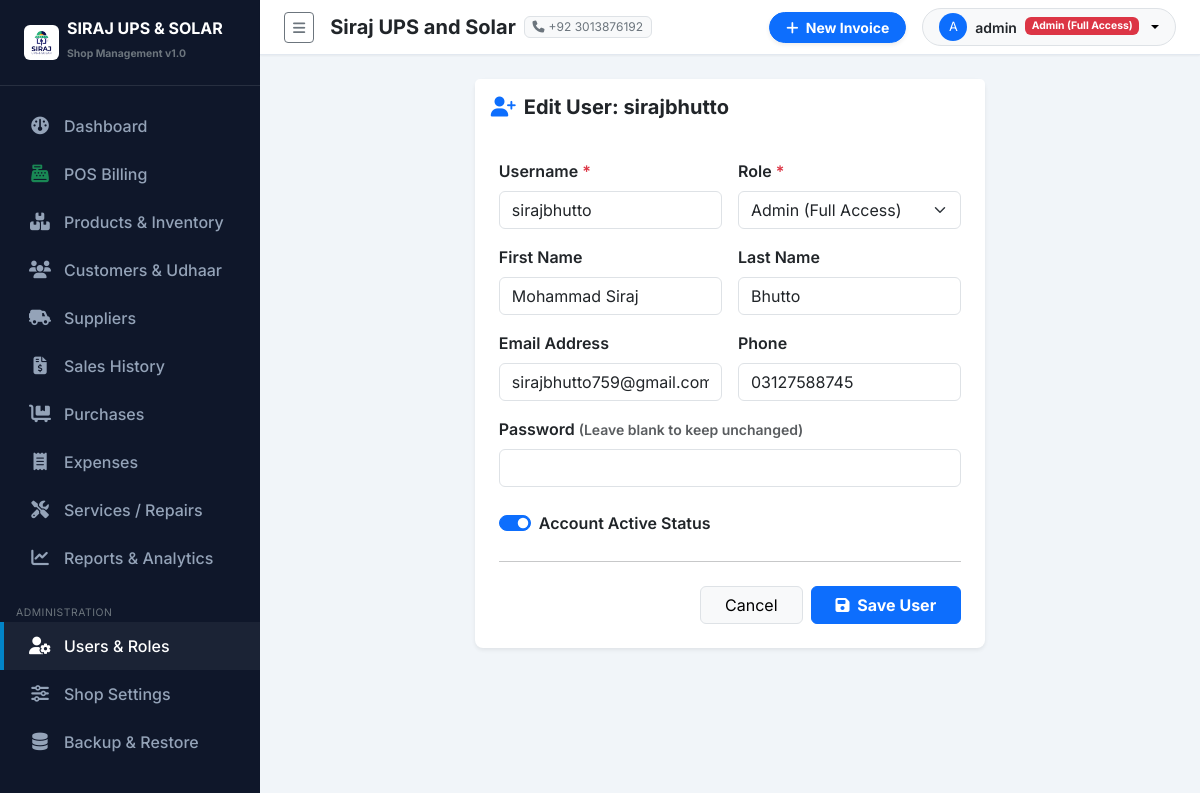
The app's page /accounts/users/2/edit/ (signed in) with its own data.
### purchases/settings_app/models.py (models this page shows, shortened)
class ShopSettings(models.Model):
    shop_name = models.CharField(max_length=200, default="Siraj UPS and Solar")
    subtitle = models.CharField(max_length=255, default="UPS | Solar Systems | Batteries | Inverters | Accessories")
    address = models.TextField(default="Main Market, Shop #12, City Center")
    phone = models.CharField(max_length=50, default="+92 300 1234567")
    whatsapp = models.CharField(max_length=50, default="+92 300 1234567")
    email = models.EmailField(default="contact@sirajupssolar.com", blank=True)
    ntn_number = models.CharField(max_length=50, blank=True, help_text="NTN / Tax Number")
    invoice_footer = models.TextField(default="Thank you for choosing Siraj UPS and Solar! Goods once sold are non-refundable after 7 days.")
    logo = models.ImageField(upload_to='shop_logo/', blank=True, null=True)
    class Meta:
        verbose_name = "Shop Setting"
        verbose_name_plural = "Shop Settings"
    @classmethod
    def get_settings(cls):
        obj, created = cls.objects.get_or_create(id=1)
        return obj

### accounts/models.py (models this page shows, shortened)
class UserProfile(models.Model):
    ROLE_ADMIN = 'ADMIN'
    ROLE_STAFF = 'STAFF'
    ROLE_CHOICES = [
        (ROLE_ADMIN, 'Admin (Full Access)'),
        (ROLE_STAFF, 'Staff / Cashier'),
    ]
    user = models.OneToOneField(User, on_delete=models.CASCADE, related_name='profile')
    role = models.CharField(max_length=20, choices=ROLE_CHOICES, default=ROLE_STAFF)
    phone = models.CharField(max_length=30, blank=True)
    address = models.CharField(max_length=255, blank=True)
    is_active_staff = models.BooleanField(default=True)
    def is_admin(self):
        return self.role == self.ROLE_ADMIN or self.user.is_superuser

### accounts/views.py (the view)
# urls.py: path('users/<int:user_id>/edit/', views.user_edit, name='user_edit'),
@login_required
@admin_required
def user_edit(request, user_id):
    user_obj = get_object_or_404(User, id=user_id)
    if request.method == 'POST':
        form = UserEditForm(request.POST, instance=user_obj)
        if form.is_valid():
            form.save()
            messages.success(request, f"User '{user_obj.username}' updated successfully!")
            return redirect('accounts:user_list')
    else:
        form = UserEditForm(instance=user_obj)
    return render(request, 'accounts/user_form.html', {'form': form, 'title': f'Edit User: {user_obj.username}'})

### templates/accounts/user_form.html (shortened to what this page needs)
{% extends 'base.html' %}
{% block content %}
<div class="row justify-content-center">
    <div class="col-md-7">
        <div class="card border-0 shadow-sm rounded-3">
            <div class="card-header bg-white py-3 border-0">
                <h5 class="fw-bold mb-0 text-dark"><i class="fa-solid fa-user-plus me-2 text-primary"></i>{{ title }}</h5>
            </div>
            <div class="card-body p-4">
                <form method="post">
                    <div class="row g-3">
                        <div class="col-md-6">
                            <label class="form-label fw-semibold">Username <span class="text-danger">*</span></label>
                            {{ form.username }}
                        </div>
                        <div class="col-md-6">
                            <label class="form-label fw-semibold">Role <span class="text-danger">*</span></label>
                            {{ form.role }}
                        </div>
                        <div class="col-md-6">
                            <label class="form-label fw-semibold">First Name</label>
                            {{ form.first_name }}
                        </div>
                        <div class="col-md-6">
                            <label class="form-label fw-semibold">Last Name</label>
                            {{ form.last_name }}
                        </div>
                        <div class="col-md-6">
                            <label class="form-label fw-semibold">Email Address</label>
                            {{ form.email }}
                        </div>
                        <div class="col-md-6">
                            <label class="form-label fw-semibold">Phone</label>
                            {{ form.phone }}
                        </div>
                        <div class="col-md-12">
                            <label class="form-label fw-semibold">Password {% if 'Edit' in title %}<small class="text-muted">(Leave blank to keep unchanged)</small>{% else %}<span class="text-danger">*</span>{% endif %}</label>
                            {{ form.password }}
                        </div>
                        {% if form.is_active %}
                        <div class="col-md-12">
                            <div class="form-check form-switch mt-2">
                                {{ form.is_active }}
                                <label class="form-check-label fw-semibold">Account Active Status</label>
                            </div>
                        </div>
                        {% endif %}
                    </div>
                    <hr class="my-4">
                    <div class="d-flex justify-content-end gap-2">
                        <a href="{% url 'accounts:user_list' %}" class="btn btn-light border px-4">Cancel</a>
                        <button type="submit" class="btn btn-primary px-4 fw-bold"><i class="fa-solid fa-save me-1"></i> Save User</button>
                    </div>
                </form>
            </div>
        </div>
    </div>
</div>
{% endblock %}

### templates/sidebar.html (shortened to what this page needs)
{% load static %}
<div id="sidebar-wrapper">
    <div class="sidebar-heading d-flex align-items-center gap-2">
        {% if shop_settings and shop_settings.logo %}
            <img src="{{ shop_settings.logo.url }}" alt="Logo" style="max-height: 35px;" class="rounded">
        {% else %}
            <i class="fa-solid fa-bolt text-warning fs-4"></i>
        {% endif %}
        <div>
            <div class="lh-1 text-white fs-6">SIRAJ UPS & SOLAR</div>
            <small class="text-secondary style-sub" style="font-size: 0.65rem;">Shop Management v1.0</small>
        </div>
    </div>
    <div class="sidebar-nav">
        <a href="{% url 'dashboard:index' %}" class="nav-link {% if request.resolver_match.app_name == 'dashboard' %}active{% endif %}">
            <i class="fa-solid fa-gauge"></i> Dashboard
        </a>
        <a href="{% url 'sales:pos_billing' %}" class="nav-link {% if request.resolver_match.url_name == 'pos_billing' %}active{% endif %}">
            <i class="fa-solid fa-cash-register text-success"></i> POS Billing
        </a>
        <a href="{% url 'products:product_list' %}" class="nav-link {% if request.resolver_match.app_name == 'products' %}active{% endif %}">
            <i class="fa-solid fa-boxes-stacked"></i> Products & Inventory
        </a>
        <a href="{% url 'customers:customer_list' %}" class="nav-link {% if request.resolver_match.app_name == 'customers' %}active{% endif %}">
            <i class="fa-solid fa-users"></i> Customers & Udhaar
        </a>
        <a href="{% url 'suppliers:supplier_list' %}" class="nav-link {% if request.resolver_match.app_name == 'suppliers' %}active{% endif %}">
            <i class="fa-solid fa-truck-field"></i> Suppliers
        </a>
        <a href="{% url 'sales:sale_list' %}" class="nav-link {% if request.resolver_match.app_name == 'sales' and request.resolver_match.url_name != 'pos_billing' %}active{% endif %}">
            <i class="fa-solid fa-file-invoice-dollar"></i> Sales History
        </a>
        <a href="{% url 'purchases:purchase_list' %}" class="nav-link {% if request.resolver_match.app_name == 'purchases' %}active{% endif %}">
            <i class="fa-solid fa-cart-flatbed"></i> Purchases
        </a>
        <a href="{% url 'expenses:expense_list' %}" class="nav-link {% if request.resolver_match.app_name == 'expenses' %}active{% endif %}">
            <i class="fa-solid fa-receipt"></i> Expenses
        </a>
        <a href="{% url 'services:service_list' %}" class="nav-link {% if request.resolver_match.app_name == 'services' %}active{% endif %}">
            <i class="fa-solid fa-screwdriver-wrench"></i> Services / Repairs
        </a>
        <a href="{% url 'reports:index' %}" class="nav-link {% if request.resolver_match.app_name == 'reports' %}active{% endif %}">
            <i class="fa-solid fa-chart-line"></i> Reports & Analytics
        </a>
        {% if user.profile.is_admin %}
        <small class="text-uppercase text-secondary px-3 style-sub" style="font-size: 0.65rem; letter-spacing: 0.05em;">Administration</small>
        <a href="{% url 'accounts:user_list' %}" class="nav-link {% if request.resolver_match.app_name == 'accounts' %}active{% endif %}">
            <i class="fa-solid fa-user-gear"></i> Users & Roles
        </a>
        <a href="{% url 'settings_app:shop_settings' %}" class="nav-link {% if request.resolver_match.app_name == 'settings_app' and request.resolver_match.url_name == 'shop_settings' %}active{% endif %}">
            <i class="fa-solid fa-sliders"></i> Shop Settings
        </a>
        <a href="{% url 'settings_app:backup_restore' %}" class="nav-link {% if request.resolver_match.url_name == 'backup_restore' %}active{% endif %}">
            <i class="fa-solid fa-database"></i> Backup & Restore
        </a>
        {% endif %}
    </div>
</div>

### templates/navbar.html (shortened to what this page needs)
{% load static %}
<nav class="navbar navbar-expand-lg top-navbar px-4 py-2">
    <div class="container-fluid p-0">
        <button class="btn btn-sm btn-outline-secondary me-3" id="sidebarToggle">
            <i class="fa-solid fa-bars"></i>
        </button>
        <div class="d-none d-md-flex align-items-center gap-2 me-auto">
            <span class="fw-bold text-dark fs-5">{{ shop_settings.shop_name }}</span>
            <span class="badge bg-light text-secondary border fw-normal"><i class="fa-solid fa-phone me-1"></i>{{ shop_settings.phone }}</span>
        </div>
        <div class="d-flex align-items-center gap-3">
            <a href="{% url 'sales:pos_billing' %}" class="btn btn-primary btn-sm px-3 fw-bold rounded-pill shadow-sm">
                <i class="fa-solid fa-plus me-1"></i> New Invoice
            </a>
            <div class="dropdown">
                <button class="btn btn-light btn-sm dropdown-toggle d-flex align-items-center gap-2 border rounded-pill px-3" type="button" data-bs-toggle="dropdown">
                    <div class="bg-primary text-white rounded-circle d-flex align-items-center justify-content-center" style="width: 28px; height: 28px; font-size: 0.8rem;">
                        {{ user.username|first|upper }}
                    </div>
                    <span class="fw-semibold text-dark">{{ user.username }}</span>
                    <span class="badge {% if user.profile.is_admin %}bg-danger{% else %}bg-info text-dark{% endif %}" style="font-size: 0.65rem;">
                        {{ user.profile.get_role_display }}
                    </span>
                </button>
            </div>
        </div>
    </div>
</nav>

### purchases/static/css/custom.css (style rules this page uses)
:root { --primary-color: #0284c7; --primary-hover: #0369a1; --dark-bg: #0f172a; --dark-surface: #1e293b; --light-bg: #f8fafc; --card-shadow: 0 4px 6px -1px rgba(0, 0, 0, 0.05), 0 2px 4px -1px rgba(0, 0, 0, 0.03); --border-color: #e2e8f0; }
body { font-family: 'Inter', sans-serif; background-color: #f1f5f9; color: #334155; overflow-x: hidden; }
#sidebar-wrapper { min-height: 100vh; width: 260px; background-color: var(--dark-bg); color: #f8fafc; transition: margin 0.25s ease-out; }
#sidebar-wrapper .sidebar-heading { padding: 1.25rem 1.5rem; font-size: 1.2rem; font-weight: 700; color: #ffffff; border-bottom: 1px solid rgba(255, 255, 255, 0.1); }
.sidebar-nav { padding: 1rem 0; }
.sidebar-nav .nav-link { padding: 0.75rem 1.5rem; color: #94a3b8; font-weight: 500; display: flex; align-items: center; gap: 0.75rem; transition: all 0.2s ease-in-out; border-left: 4px solid transparent; }
.sidebar-nav .nav-link:hover, .sidebar-nav .nav-link.active { color: #ffffff; background-color: rgba(255, 255, 255, 0.05); border-left-color: var(--primary-color); }
.sidebar-nav .nav-link i { font-size: 1.1rem; width: 24px; text-align: center; }
.top-navbar { background-color: #ffffff; border-bottom: 1px solid var(--border-color); box-shadow: 0 1px 2px 0 rgba(0, 0, 0, 0.05); }

### records on screen
ShopSettings: logo (picture), shop_name "Siraj UPS and Solar", phone "+92 3013876192"
UserProfile: phone "03127588745"

### other values on screen
{{ user.username|first|upper }} "A"
{{ user.username }} "admin"
{{ user.profile.get_role_display }} "Admin (Full Access)"
{{ title }} "Edit User: sirajbhutto"
